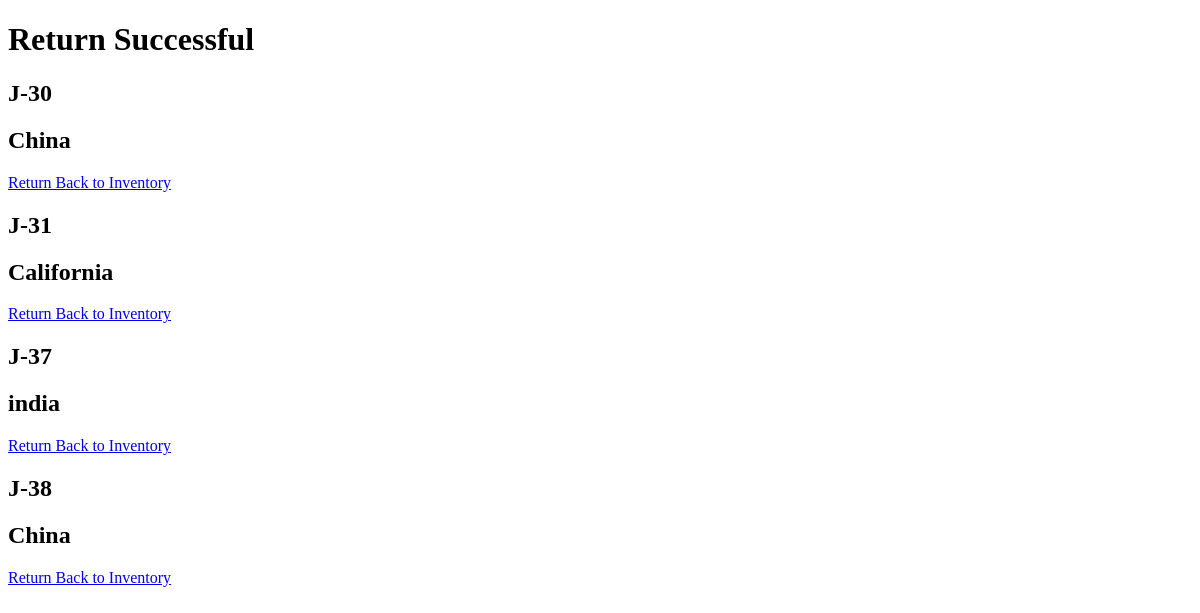
The page /retobj_j on the database as committed earlier.
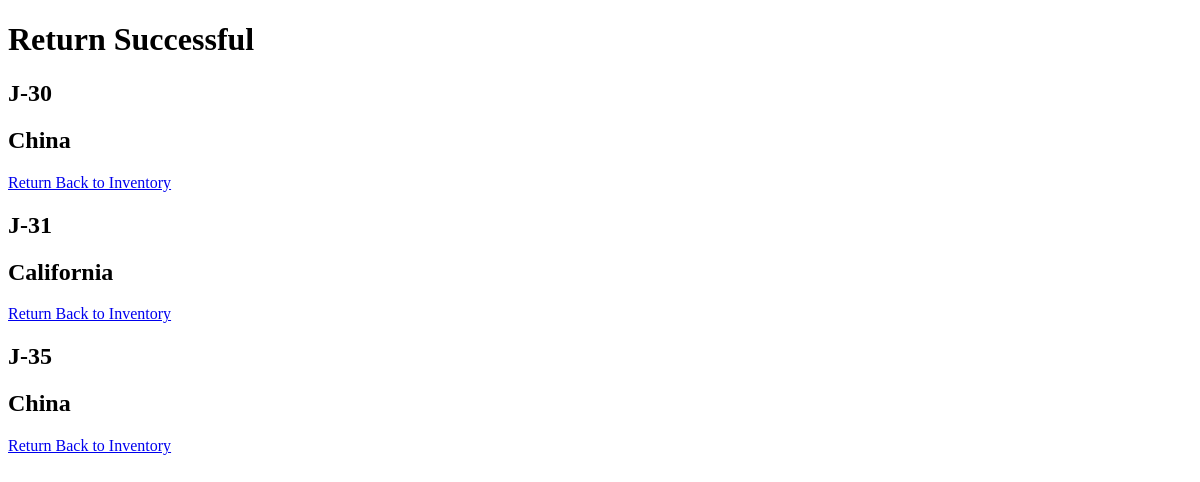
The same page on the database as committed later.
### firstapp/models.py (models this page shows, shortened)
class Inventoryofjewellery(models.Model):
    stockid = models.CharField(max_length=30, blank=True)
    location = models.CharField(max_length=30)
    jewellery_type = models.CharField(max_length=30)
    center_stone = models.CharField(max_length=30)
    color_of_center_stone = models.CharField(max_length=30)
    shape = models.CharField(max_length=30)
    metal = models.CharField(max_length=30)
    grosswt = models.FloatField()
    cert = models.CharField(max_length=30)
    pcs = models.IntegerField()
    tag_price = models.FloatField()
    purchaseapv=models.BooleanField(blank=True)
    status=models.CharField(max_length=30,default=False)
    cartstatus=models.BooleanField(default=False)
    appvreturnstatus = models.BooleanField(default=False)

### firstapp/views.py (the view)
# urls.py: path('retobj_j', views.retobj_j, name="retobj_j"),
def retobj_j(request):
    objectsj = Inventoryofjewellery.objects.filter(appvreturnstatus=True)
    context = {
        "returned": objectsj,
    }
    return render(request, "returnj.html", context=context)

### firstapp/templates/returnj.html (shortened to what this page needs)
<!DOCTYPE html>
<html lang="en">
<head>
</head>
<body>
    <h1>Return Successful</h1>
     {% for p in returned %}
     <h2>{{p.stockid}}</h2>
     <h2>{{p.location}}</h2>
     <a href="{% url 'backtoinv' id=p.id%}"> Return Back to Inventory</a>
     {%endfor%}
</body>
</html>

Rows that differ between the two databases and show on the page:
no longer on this page (row edited): Inventoryofjewellery: stockid "J-37", location "india"
no longer on this page (row edited): Inventoryofjewellery: stockid "J-38", location "China"
now on this page (row edited): Inventoryofjewellery: stockid "J-35", location "China"
